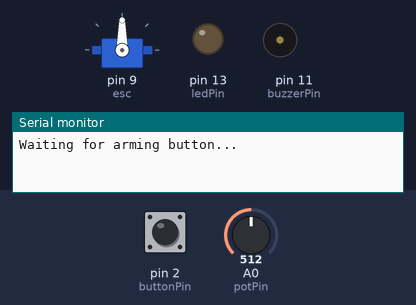
Bench run of a sketch on a simulated Arduino Uno, built with avr-gcc and run on an emulated ATmega328P. Parts: servo, output pins drawn as LEDs (lit = HIGH), buzzer (waves = sounding), the last lines printed to the serial monitor. Dashed ring = blinking. The inputs (shaded band) are chosen by the test bench; at power-on: pin 2 (buttonPin) HIGH, A0 (potPin) = 512. The board resets itself during the run and starts again.

Above: at 0.8 s.
0.9 s: pin 2 (buttonPin) pulled LOW for 0.15 s
At 2.0 s:
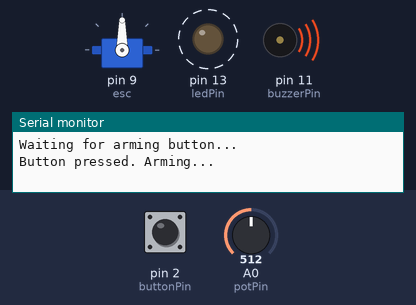
7.0 s: pin 2 (buttonPin) pulled LOW for 3.2 s
At 16.7 s:
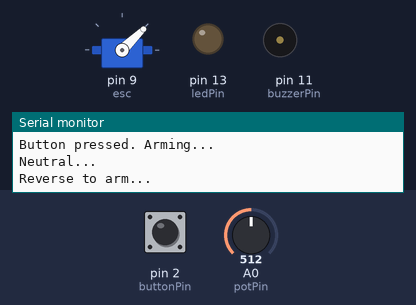
At 19.4 s:
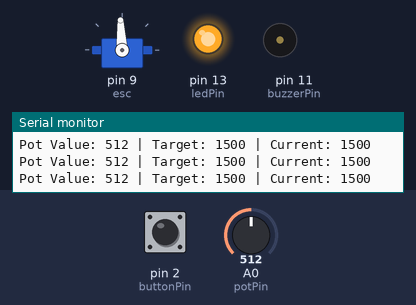
Timing chart, 0 to 19.8 s (numbered marks = the images above; inputs shaded):
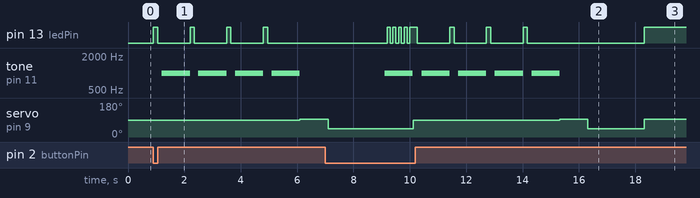

Measured:
- after the input at 0.9 s, pin 13 (ledPin): alternates HIGH for 0.15 s and LOW for 1.2 s, 8 changes in all, then stays LOW, starting at once; tone on pin 11 (buzzerPin): alternates 1000 Hz for 1.0 s and silent for 0.30 s, starting after 0.30 s; servo on pin 9 (esc): 90° → 93° after 5.2 s
- after the input at 7.0 s, tone on pin 11 (buzzerPin): alternates 1000 Hz for 1.0 s and silent for 0.30 s, 10 changes in all, then stays silent, starting after 2.1 s

The sketch:

brushless_motor.ino
```cpp
#include <Servo.h>
#include <avr/wdt.h>  // For watchdog reset

Servo esc;
int potPin = A0;
const int buttonPin = 2;
const int ledPin = 13;  // Built-in LED
const int buzzerPin = 11;

int currentSpeed = 1000;  // Start at minimum
int targetSpeed;
bool isArmed = false;
bool lastButtonState = HIGH;

void setup() {
    esc.attach(9);  // ESC signal wire
    Serial.begin(9600);

    pinMode(buttonPin, INPUT_PULLUP);  // Button wired to GND
    pinMode(ledPin, OUTPUT);
    digitalWrite(ledPin, LOW);
    pinMode(buzzerPin, OUTPUT);

    Serial.println("Waiting for arming button...");

    // Wait for button press
    while (digitalRead(buttonPin) == HIGH) {
        delay(10);
    }

    Serial.println("Button pressed. Arming...");

    // Blink LED while arming
    for (int i = 0; i < 4; i++) {
        digitalWrite(ledPin, HIGH);
        delay(150);
        digitalWrite(ledPin, LOW);
        delay(150);
        tone(buzzerPin, 1000);
        delay(1000);
        noTone(buzzerPin);

    }

    // Step 1: Neutral throttle
    esc.writeMicroseconds(1500);
    Serial.println("Neutral...");
    delay(1000);

    // Step 2: Full reverse (brake)
    esc.writeMicroseconds(1000);
    Serial.println("Reverse to arm...");
    delay(1500);

    // Step 3: Back to neutral
    esc.writeMicroseconds(1000);
    Serial.println("Armed. Back to neutral.");
    delay(500);

    digitalWrite(ledPin, HIGH);  // LED solid ON when armed
    isArmed = true;
}

void loop() {
    if (!isArmed) return;

    // Check for reset button press
    bool currentButtonState = digitalRead(buttonPin);
    if (currentButtonState == LOW && lastButtonState == HIGH) {
        Serial.println("Button pressed again   flashing LED and resetting...");

        // Flash LED before reset
        for (int i = 0; i < 5; i++) {
            digitalWrite(ledPin, LOW);
            tone(buzzerPin, 1000);
            delay(100);
            noTone(buzzerPin);
            digitalWrite(ledPin, HIGH);
            tone(buzzerPin, 1000);
            delay(100);
            noTone(buzzerPin);
        }

        // Reset using watchdog
        wdt_enable(WDTO_15MS);  // Enable short timeout
        while (true);           // Wait for reset
    }
    lastButtonState = currentButtonState;

    int potValue = analogRead(potPin);
    Serial.print("Pot Value: ");
    Serial.print(potValue);
    Serial.print(" | ");

    targetSpeed = map(potValue, 0, 1023, 1000, 2000);
    Serial.print("Target: ");
    Serial.print(targetSpeed);
    Serial.print(" | ");

    esc.writeMicroseconds(targetSpeed);
    Serial.print("Current: ");
    Serial.println(targetSpeed);
    delay(10);
}
```
